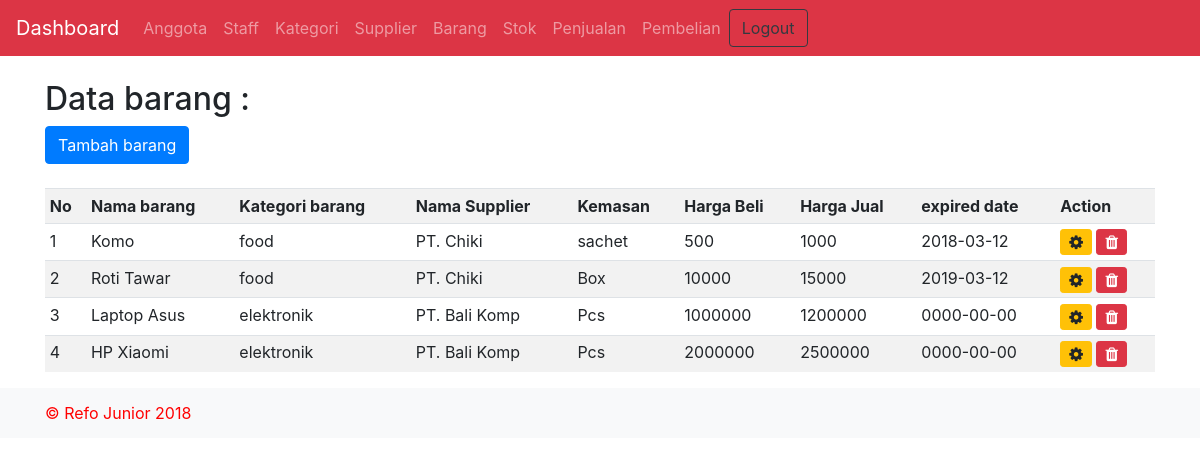
/barang.php (signed in), run on the app's committed database.
### tables this page shows
CREATE TABLE `barang` (
  `id_barang` int(11) NOT NULL,
  `id_kategori` int(11) NOT NULL,
  `id_supplier` int(11) NOT NULL,
  `nama_barang` varchar(100) NOT NULL,
  `kemasan` varchar(100) NOT NULL,
  `harga_beli` varchar(10) NOT NULL,
  `harga_jual` varchar(10) NOT NULL,
  `expired_date` date NOT NULL
);

CREATE TABLE `kategori` (
  `id_kategori` int(11) NOT NULL,
  `nama_kategori` varchar(100) DEFAULT NULL
);

CREATE TABLE `supplier` (
  `id_supplier` int(11) NOT NULL,
  `nama_supplier` varchar(100) NOT NULL,
  `alamat` varchar(255) NOT NULL
);

### layout/view_barang.php (the view)
<div class="container">
	<br>
		<h2>Data barang : </h2>
		<a href="add_barang.php" class="btn btn-primary">Tambah barang</a>
		<br><br>
		<table class="table table-sm table-striped">
			<tr>
				<th>No</th>
				<th>Nama barang</th>
				<th>Kategori barang</th>
				<th>Nama Supplier</th>
				<th>Kemasan</th>
				<th>Harga Beli</th>
				<th>Harga Jual</th>
				<th>expired date</th>
				<th>Action</th>
			</tr>
			<?php
				$no = 1;
				$sql = "SELECT * FROM barang
				inner join kategori on kategori.id_kategori=barang.id_kategori
				inner join supplier on supplier.id_supplier = barang.id_supplier";
				$data = mysqli_query($connect, $sql);
				while($row = mysqli_fetch_array($data)){
			?>
			<tr>
				<td><?= $no++ ?></td>
				<td><?= $row['nama_barang'] ?></td>
				<td><?= $row['nama_kategori'] ?></td>
				<td><?= $row['nama_supplier'] ?></td>
				<td><?= $row['kemasan'] ?></td>
				<td><?= $row['harga_beli'] ?></td>
				<td><?= $row['harga_jual'] ?></td>
				<td><?= $row['expired_date'] ?></td>
				<td>
					<a href="update_barang.php?id_barang=<?= $row['id_barang'] ?>"><i class="btn btn-sm btn-warning fa fa-cog"></i></a>
					<a href="proses/delete_barang.php?id_barang=<?= $row['id_barang'] ?>" onclick="return confirm('Yakin hapus data?');"><i class="btn btn-sm btn-danger fa fa-trash"></i></a>
				</td>
			</tr>
			<?php } ?>
		</table>
</div>

### barang.php (shortened to what this page needs)
<?php
$content = "layout/view_barang.php";
if(empty($_SESSION['username'])){
	echo "Silahkan login terlebih dahulu";
} else {
	require_once "layout/header.php";
	require_once $content;
	require_once"layout/footer.php";
}
 ?>

### layout/header.php (shortened to what this page needs)
<?php
$url = $_SERVER['REQUEST_URI'];
 ?>
<!doctype html>
<html lang="en">
<head>
	<link rel="stylesheet" href="css/bootstrap.css">
	<link rel="stylesheet" href="css/style.css">
	<link rel="stylesheet" href="font-awesome/css/font-awesome.css">
</head>
<body>
	<nav class="navbar navbar-expand-lg navbar-dark bg-danger">
	  <a class="navbar-brand" href="template.php">Dashboard</a>
	  <div class="collapse navbar-collapse" id="navbarNavAltMarkup">
	    <div class="navbar-nav">
	      <a class="nav-item nav-link <?php if($url == '/php_native/anggota.php' || $url == '/php_native/add_anggota.php') { echo "active"; } ?>" href="anggota.php">Anggota </a>
	      <a class="nav-item nav-link" href="staff.php">Staff</a>
	      <a class="nav-item nav-link" href="kategori.php">Kategori</a>
	      <a class="nav-item nav-link" href="supplier.php">Supplier</a>
	      <a class="nav-item nav-link" href="barang.php">Barang</a>
	      <a class="nav-item nav-link" href="stok.php">Stok</a>
	      <a class="nav-item nav-link" href="penjualan.php">Penjualan</a>
	      <a class="nav-item nav-link" href="pembelian.php">Pembelian</a>
	    </div>
	    <div class="navbar-nav" align="right">
	      <a class="btn btn-outline-dark" href="proses/logout.php">Logout </a>
	    </div>
	  </div>
	</nav>

### layout/footer.php
	<div class="footer bg-light">
		<div class="container">
			&copy; Refo Junior 2018
		</div>
	</div>
</body>
</html>

### css/style.css (style rules this page uses)
.footer { width: 100%; height: 50px; line-height: 50px; color:red; }

### data on the page
barang: nama_barang "Komo", id_kategori.nama_kategori "food", id_supplier.nama_supplier "PT. Chiki", kemasan "sachet", harga_beli "500", harga_jual "1000", expired_date "2018-03-12"
barang: nama_barang "Roti Tawar", id_kategori.nama_kategori "food", id_supplier.nama_supplier "PT. Chiki", kemasan "Box", harga_beli "10000", harga_jual "15000", expired_date "2019-03-12"
barang: nama_barang "Laptop Asus", id_kategori.nama_kategori "elektronik", id_supplier.nama_supplier "PT. Bali Komp", kemasan "Pcs", harga_beli "1000000", harga_jual "1200000", expired_date "0000-00-00"
barang: nama_barang "HP Xiaomi", id_kategori.nama_kategori "elektronik", id_supplier.nama_supplier "PT. Bali Komp", kemasan "Pcs", harga_beli "2000000", harga_jual "2500000", expired_date "0000-00-00"
